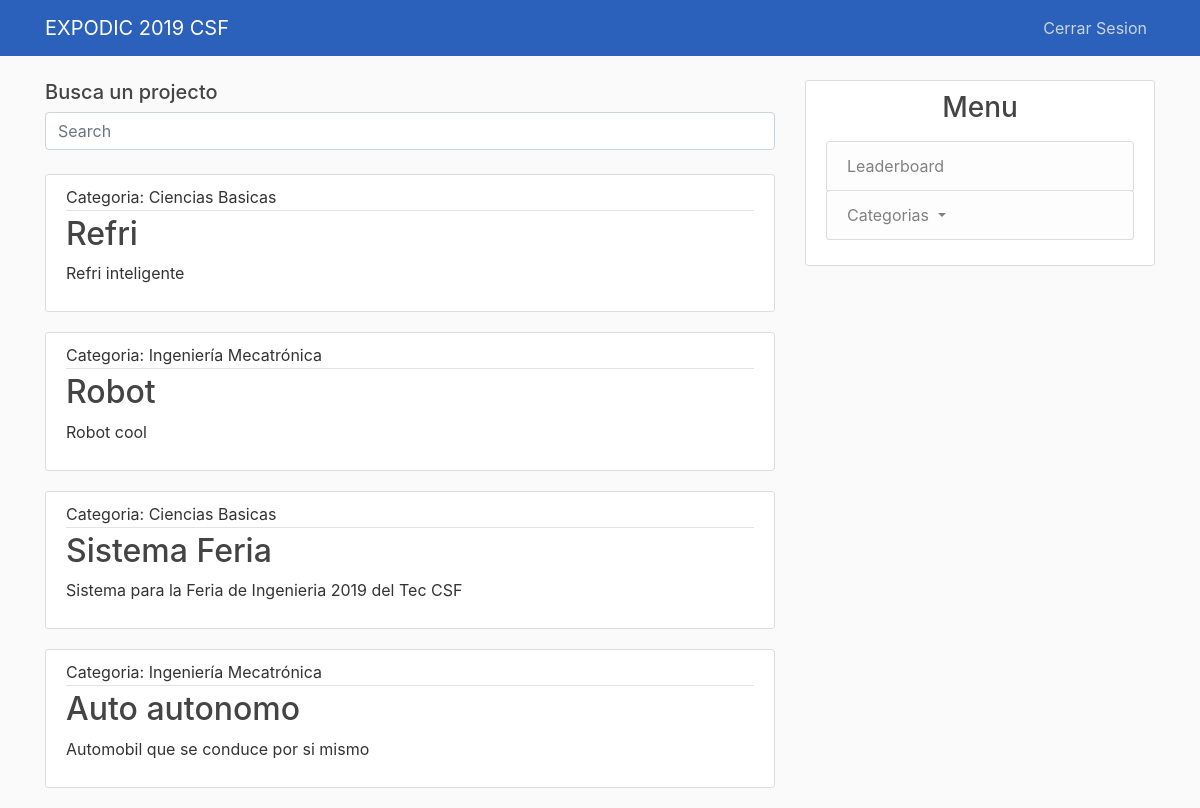
The app's page / (signed in), older data.
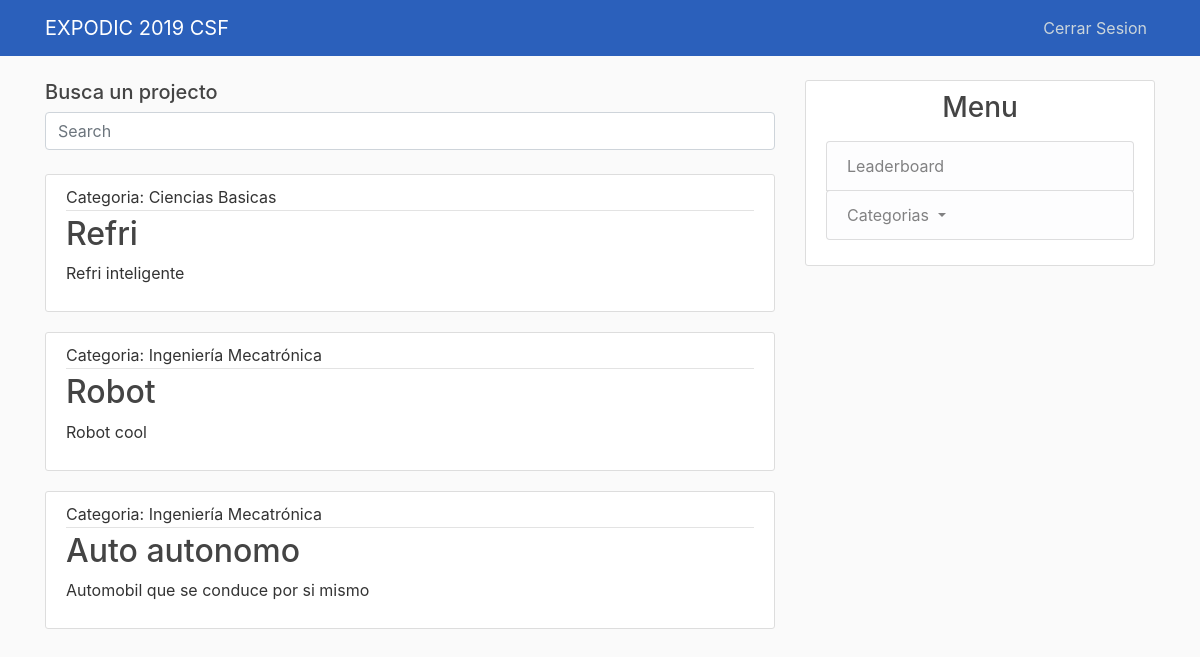
The same page, newer data.
### feria_ing/models.py (models this page shows, shortened)
class Project(models.Model):
    id = models.IntegerField(primary_key=True)
    nombre = models.CharField(max_length=140)
    descripcion = models.TextField()
    categorias = models.ForeignKey(
        Categoria,
        on_delete = models.SET_NULL,
        null = True
    )
    requierements = models.CharField(max_length=140, verbose_name= ('Requerimientos'))
    evaluaciones = models.IntegerField()

class Categoria(models.Model):
    abreviacion = models.CharField(max_length=7, primary_key=True)
    nombre = models.CharField(max_length=100)
    num_proyectos = models.IntegerField()
    def __str__(self):
        return self.nombre

### feria_ing/views.py (the view)
# urls.py: path('', views.home, name='feria_ing-home'),
@login_required
def home(request):
    list_al = Alumno.objects.all()
    prof_list = Profesor.objects.all()
    ld_user = request.user
    mat = ld_user.username.split('@')[0]
    print(mat)
    current_user = None
    for al in list_al:
            if al.matricula == mat:
                current_user = al
    if current_user:
        type = True #Es alumno
    else:
        type= False
    for prof in prof_list:
        if prof.matricula == mat:
                current_user = prof
    context = {
        'projects': Project.objects.all(),
        'user_current': current_user,
        'type': type
    }
    return render(request, 'feria_ing/home.html', context)

### feria_ing/templates/feria_ing/home.html
{% extends "feria_ing/base.html" %}
{% block content %}
<h5> Busca un projecto </h5>
  <form method="GET" action = "{% url 'feria_ing-search' %}">
      <input name = "q" class="form-control" type="text" placeholder="Search" aria-label="Search">
  </form>
  <br>
    {% for project in projects %}
        <article class="media content-section">
          <div class="media-body">
            <div class="article-metadata">
                Categoria: {{ project.categorias }}
            </div>
            <h2><a class="article-title" href="{% url 'project-detail' project.id %}">{{ project.nombre }}</a></h2>
            <p class="article-content">{{ project.descripcion }}</p>
          </div>
        </article>
    {% endfor %}
{% endblock content %}

Row changes from the older to the newer data that the page shows:
removed Project: categorias "Ciencias Basicas", nombre "Sistema Feria", descripcion "Sistema para la Feria de Ingenieria 2019 del Tec CSF"
